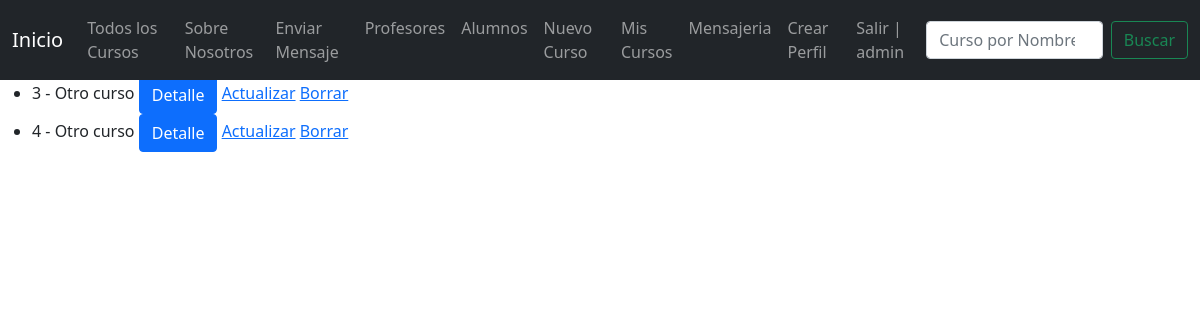
Page /post/list/mine (signed in) on the earlier database version.
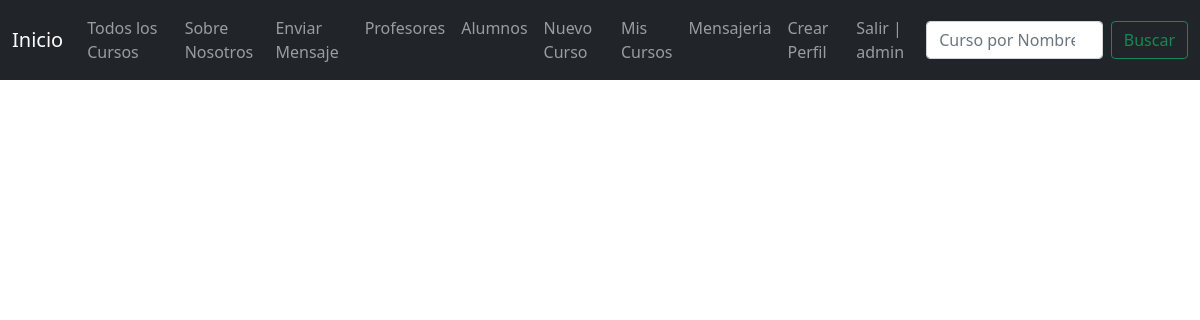
Same page on the later database version.
### Aplicacion/models.py (models this page shows, shortened)
class Post(models.Model):
    nombre_del_curso = models.CharField(max_length=30)
    descripcion_del_curso = models.CharField(max_length=80)
    numero_del_curso = models.CharField(max_length=15)
    publisher = models.ForeignKey(to=User, on_delete=models.CASCADE, related_name="publisher")
    image = models.ImageField(upload_to="posts", null=True, blank=True)

### Aplicacion/views.py (the view)
# urls.py: path("post/list/mine", PostMineList.as_view(), name="post-mine"),
class PostMineList(LoginRequiredMixin, PostList):
    def get_queryset(self):
        return  Post.objects.filter(publisher=self.request.user.id).all()

### Aplicacion/templates/Aplicacion/post_list.html (shortened to what this page needs)
{% extends "Aplicacion/base.html" %}
{% load static %}
{% block main %}
<ul>
    {% for post in object_list %}
    <li>
        {{post.id}} - {{post.nombre_del_curso}}
        <a class="btn btn-primary" href="{% url 'post-detail' post.id %}">Detalle</a>
        {% if user.is_authenticated and user.id == post.publisher.id %}
            <a href="{% url 'post-update' post.id %}">Actualizar</a>
            <a href="{% url 'post-delete' post.id %}">Borrar</a>
        {% endif %}
    </li>
    {% endfor %}
</ul>
{% endblock %}

Differences in the rows shown:
removed Post: id "3", nombre_del_curso "Otro curso", shows "Actualizar"
removed Post: id "4", nombre_del_curso "Otro curso", shows "Actualizar"
